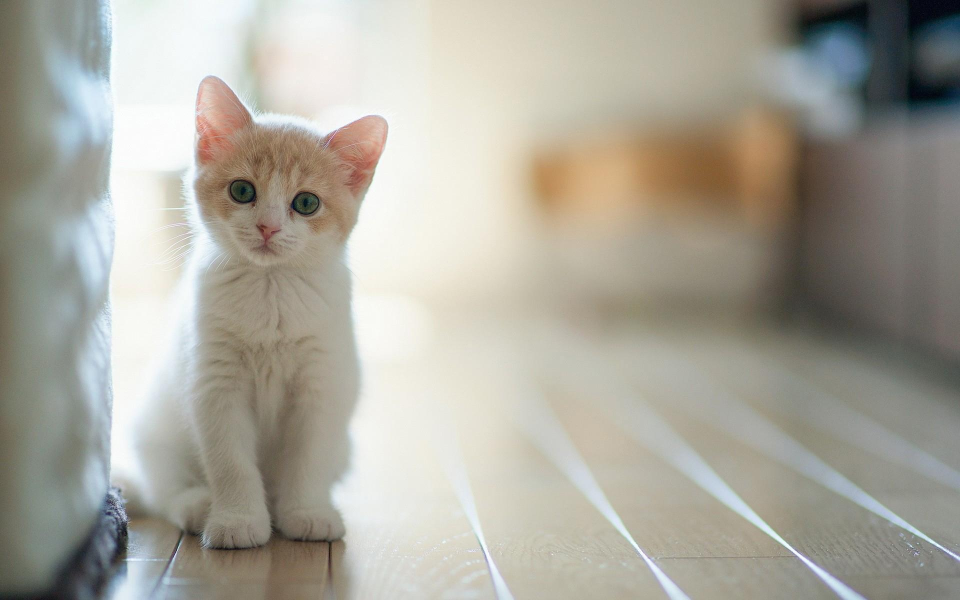
#> input picture Image_Augmentation/image/input_augmentation/cat.jpg, 1920 x 1200 px (shown at 1/2 size); its folder holds only this picture in this run
$ python image_augmentation.py
#> lines starting #> are read from the running program, lines starting #| are printed output that depends on the picture
#> further down, img is the input picture: shape (1200, 1920, 3); mean B, G, R 156.8, 167.4, 170.2
import cv2
import numpy as np
import os
import math
import glob

'''
    Image rotation
    -> rotate_bound() function return a rotated image with some blank gap
    -> rotate_max_area() function return a croped rotated image with no blank gap
'''
def rotate_bound(image, angle):
#> called with angle = -45
    (h, w) = image.shape[:2]
#> h = 1200; w = 1920
    (cX, cY) = (w // 2, h // 2)
#> cX = 960; cY = 600
    M = cv2.getRotationMatrix2D((cX, cY), -angle, 1.0)
    cos = np.abs(M[0, 0])
#> cos = 0.707
    sin = np.abs(M[0, 1])
#> sin = 0.707
    nW = int((h * sin) + (w * cos))
#> nW = 2206
    nH = int((h * cos) + (w * sin))
#> nH = 2206
    M[0, 2] += (nW / 2) - cX
    M[1, 2] += (nH / 2) - cY
    return cv2.warpAffine(image, M, (nW, nH))
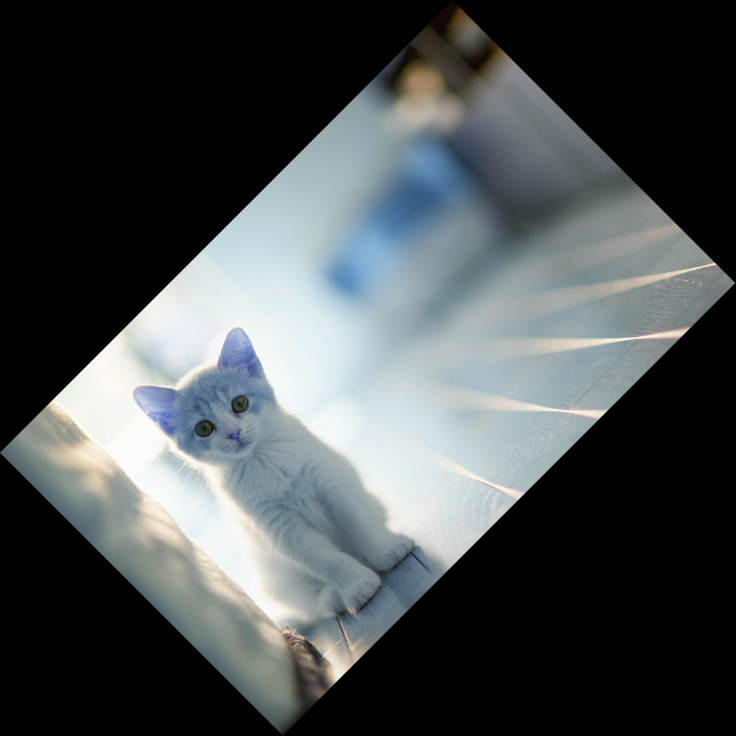
#> returned value: shape (2206, 2206, 3) (shown at 1/3 size); mean of channels 0, 1, 2 74.2, 79.3, 80.6; drawn as R, G, B


def rotate_max_area(image, angle):
    """
        image: cv2 image matrix object
        angle: in degree
    """
#> called with angle = -45
    wr, hr = rotatedRectWithMaxArea(image.shape[1], image.shape[0],
                                    math.radians(angle))
#> wr = 848.5; hr = 848.5
    rotated = rotate_bound(image, angle)
    if len(image.shape)==3 :
        h, w, _ = rotated.shape
#> h = 2206; w = 2206
    elif len(image.shape)==2 :
        h, w = rotated.shape
    else:
        raise Exception('Channel image error')
    y1 = h//2 - int(hr/2)
#> y1 = 679
    y2 = y1 + int(hr)
#> y2 = 1527
    x1 = w//2 - int(wr/2)
#> x1 = 679
    x2 = x1 + int(wr)
    return rotated[y1:y2, x1:x2]
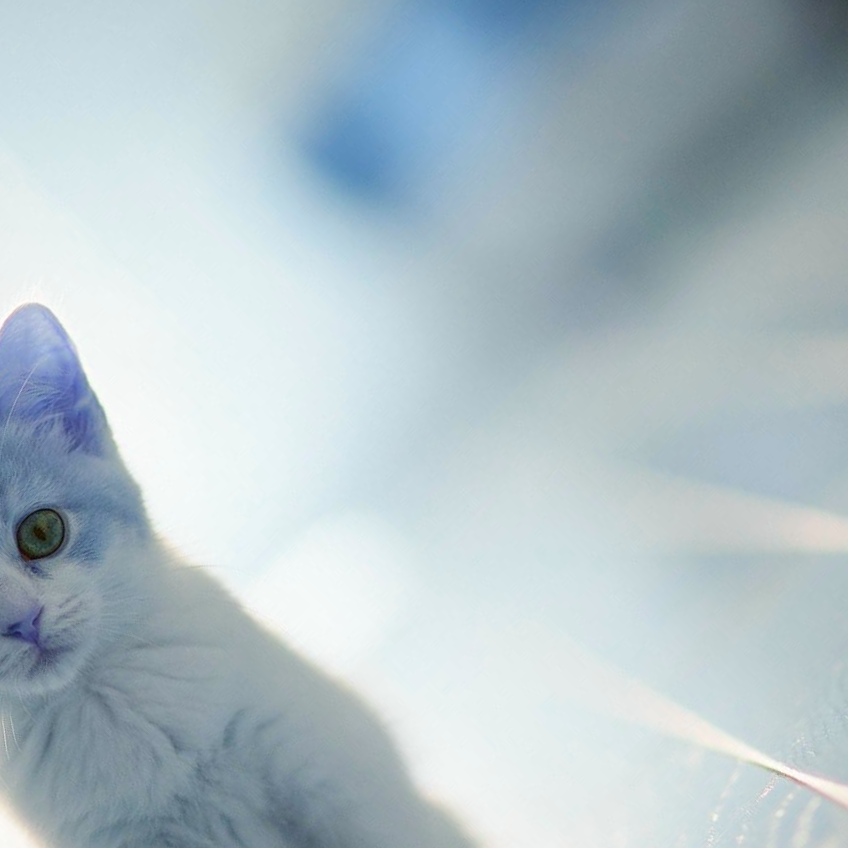
#> returned value: shape (848, 848, 3); mean of channels 0, 1, 2 178, 193.7, 200.6; drawn as R, G, B

def rotatedRectWithMaxArea(w, h, angle):
  if w <= 0 or h <= 0:
    return 0,0

  width_is_longer = w >= h
  side_long, side_short = (w,h) if width_is_longer else (h,w)

  # since the solutions for angle, -angle and 180-angle are all the same,
  # if suffices to look at the first quadrant and the absolute values of sin,cos:
  sin_a, cos_a = abs(math.sin(angle)), abs(math.cos(angle))
  if side_short <= 2.*sin_a*cos_a*side_long:
    # half constrained case: two crop corners touch the longer side,
    # the other two corners are on the mid-line parallel to the longer line
    x = 0.5*side_short
    wr,hr = (x/sin_a,x/cos_a) if width_is_longer else (x/cos_a,x/sin_a)
  else:
    # fully constrained case: crop touches all 4 sides
    cos_2a = cos_a*cos_a - sin_a*sin_a
    wr,hr = (w*cos_a - h*sin_a)/cos_2a, (h*cos_a - w*sin_a)/cos_2a

  return wr,hr

def horizontal_flip(img):
    return np.fliplr(img)
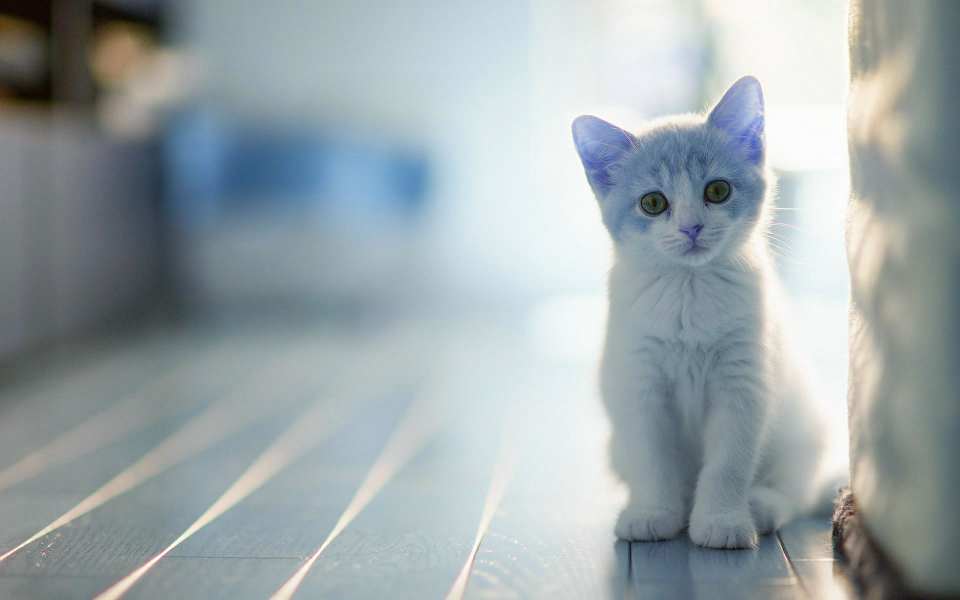
#> returned value: shape (1200, 1920, 3) (shown at 1/2 size); mean of channels 0, 1, 2 156.8, 167.4, 170.2; drawn as R, G, B

def vertical_flip(img):
    return np.flipud(img)
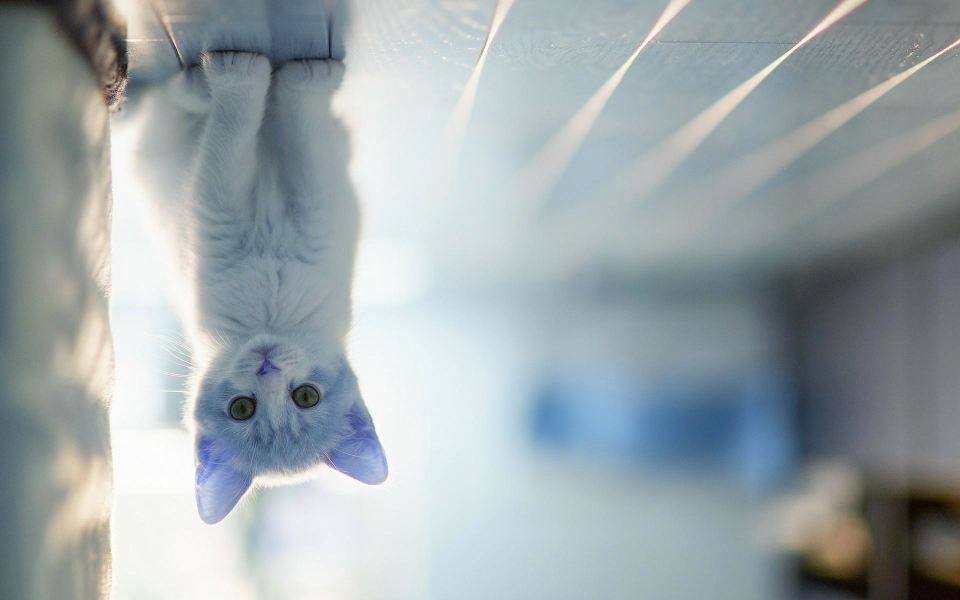
#> returned value: shape (1200, 1920, 3) (shown at 1/2 size); mean of channels 0, 1, 2 156.8, 167.4, 170.2; drawn as R, G, B

def noise_generator (noise_type,image):
    '''
    Generate noise to a given Image based on required noise type

    Input parameters:
        image: ndarray (input image data. It will be converted to float)

        noise_type: string
            'gauss'        Gaussian-distrituion based noise
            'poission'     Poission-distribution based noise
            's&p'          Salt and Pepper noise, 0 or 1
            'speckle'      Multiplicative noise using out = image + n*image
                           where n is uniform noise with specified mean & variance
    '''
#> called with noise_type = 'gauss'
    row,col,ch= image.shape
    if noise_type == "gauss":
        mean = 0.0
        var = 0.0001
        sigma = var**0.5
        gauss = np.array(image.shape)
        gauss = np.random.normal(mean,sigma,(row,col,ch))
        gauss = gauss * 255
        gauss = gauss.reshape(row,col,ch)
        #print(gauss)
        noisy = image + gauss
        return noisy.astype('uint8')
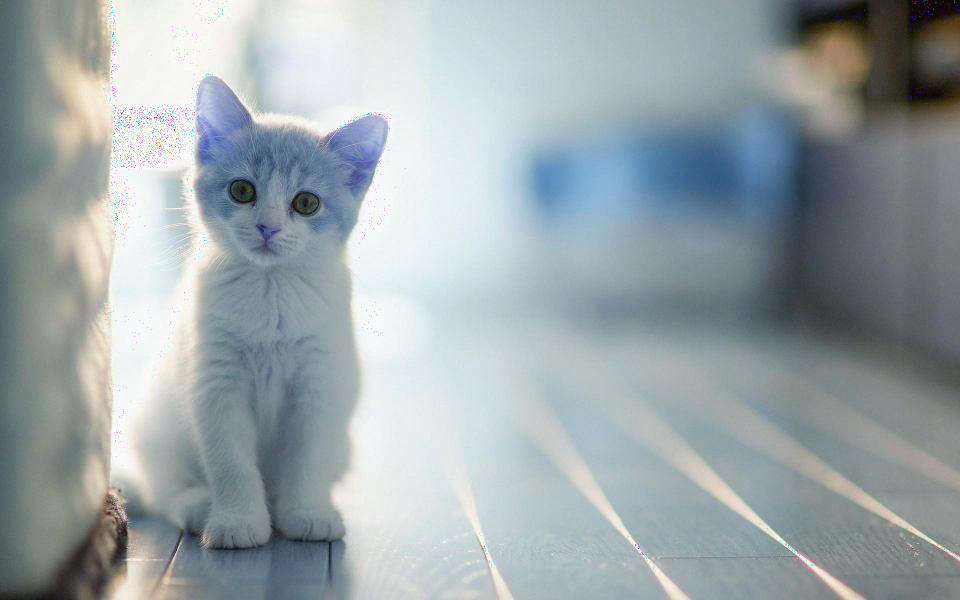
#> returned value: shape (1200, 1920, 3) (shown at 1/2 size); mean of channels 0, 1, 2 156.1, 166.7, 169.7; drawn as R, G, B
    elif noise_type == "s&p":
        s_vs_p = 0.5
        amount = 0.004
        out = image
        # Generate Salt '1' noise
        num_salt = np.ceil(amount * image.size * s_vs_p)
        coords = [np.random.randint(0, i - 1, int(num_salt))
              for i in image.shape]
        out[coords] = 255
        # Generate Pepper '0' noise
        num_pepper = np.ceil(amount* image.size * (1. - s_vs_p))
        coords = [np.random.randint(0, i - 1, int(num_pepper))
              for i in image.shape]
        out[coords] = 0
        return out
    elif noise_type == "poisson":
        noisy = np.random.poisson(image)
        return noisy
    elif noise_type =="speckle":
        gauss = np.random.randn(row,col,ch)
        gauss = gauss.reshape(row,col,ch)
        noisy = image + image * gauss * 0.5
        return noisy
    else:
        return image

def blur_image(img):
    return cv2.blur(img, (10,10))


def brightness_control(img, gamma=1.0):
    # build a lookup table mapping the pixel values [0, 255] to their adjusted gamma values
    #use gamma<1 to make image darker
    #use gamma>1 to make image brighter
#> called with gamma = 1.6
    invGamma = 1.0 / gamma
    table = np.array([((i / 255.0) ** invGamma) * 255
        for i in np.arange(0, 256)]).astype("uint8")
    # apply gamma correction using the lookup table
    return cv2.LUT(img,table)
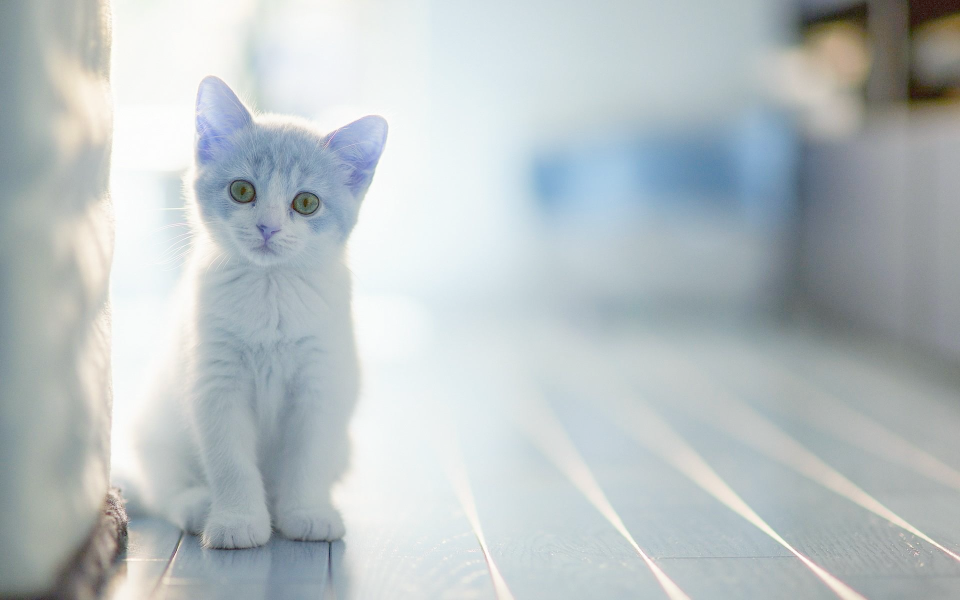
#> returned value: shape (1200, 1920, 3) (shown at 1/2 size); mean of channels 0, 1, 2 184.7, 192.9, 195; drawn as R, G, B

def zoom_in(img,scale):
#> called with scale = 0.8
    center_x, center_y = img.shape[1] / 2, img.shape[0] / 2
    width_scaled, height_scaled = img.shape[1] * scale, img.shape[0] * scale
    left_x, right_x = center_x - width_scaled / 2, center_x + width_scaled / 2
    top_y, bottom_y = center_y - height_scaled / 2, center_y + height_scaled / 2
    if len(img.shape)==3:
        img_cropped = img[int(top_y):int(bottom_y), int(left_x):int(right_x),:]
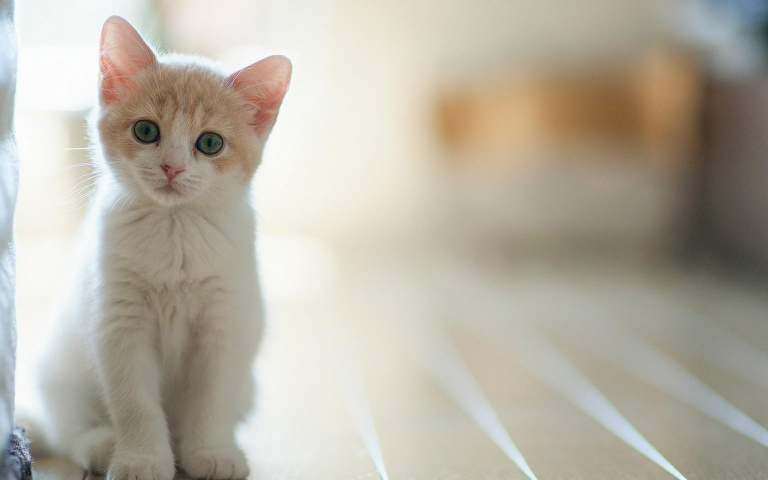
#> img_cropped: shape (960, 1536, 3) (shown at 1/2 size); mean B, G, R 164.6, 177.6, 183.3
        h,w,_ = img.shape
    elif len(img.shape)==2:
        img_cropped = img[int(top_y):int(bottom_y), int(left_x):int(right_x)]
        h,w = img.shape
    else:
        raise Exception('Channel image error')
    zoom = cv2.resize(img_cropped,(w,h),interpolation = cv2.INTER_AREA)
    return zoom

#You can replace path with your own
img_path = (glob.glob("/home/bang/Desktop/Image_Processing/Image_Augmentation/image/input_augmentation/*"))

#Output directory
output_dir = "/home/bang/Desktop/Image_Processing/Image_Augmentation/image/output_augmentation/"

for path in img_path:
    name = path.split("/")[-1].split(".")[0]
    img = cv2 .imread(path,cv2.IMREAD_UNCHANGED)
    rotated_bound = rotate_bound(img,-45)
    cv2.imwrite(os.path.join(output_dir,"output_rotated_bound.png"),rotated_bound)
    rotated_max_area = rotate_max_area(img,-45)
    cv2.imwrite(os.path.join(output_dir,"output_rotated_max_area.png"),rotated_max_area)
    img_horizontal_flip = horizontal_flip(img)
    cv2.imwrite(os.path.join(output_dir,"output_horizontal_flip.png"),img_horizontal_flip)
    img_vertical_flip = vertical_flip(img)
    cv2.imwrite(os.path.join(output_dir,"output_vertical_flip.png"),img_vertical_flip)
    img_add_noise_gauss = noise_generator("gauss",img)
    cv2.imwrite(os.path.join(output_dir,"output_add_noise_gauss.png"),img_add_noise_gauss)
    img_blur_image = blur_image(img)
    cv2.imwrite(os.path.join(output_dir,"output_blur_image.png"),img_blur_image)
    img_brightness_control = brightness_control(img,gamma = 1.6)
    cv2.imwrite(os.path.join(output_dir,"output_brightness_control.png"),img_brightness_control)
    img_zoom = zoom_in(img,0.8)
    cv2.imwrite(os.path.join(output_dir,"output_zoom_in.png"),img_zoom)
